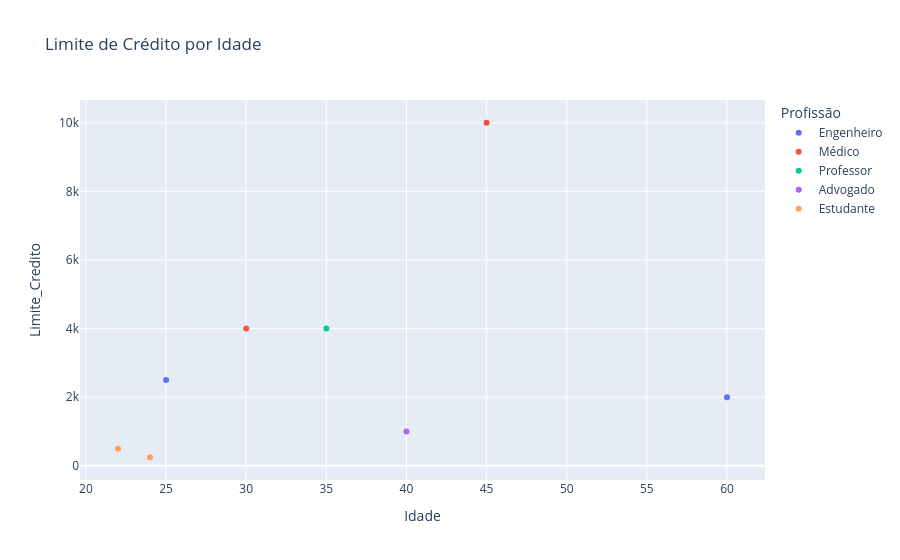

The notebook cell saved with this chart:
### Markdown cell above
Depois quis verificar a importancia do historico de inadimplência e do imovel proprio para o limite, como ja era esperado ter um imóvel proprio afeta bastante no limite de credito, além que os que estão em inadimplência estão com o limite muito abaixo.

### Code cell
# Grafico de dispersão para entender idade e limite de credito
fig = px.scatter(df, x='Idade', y='Limite_Credito', color='Profissão', title='Limite de Crédito por Idade')
fig.show()

### Figure 1 — Plotly figure (JSON) as saved in the notebook; plotly's stock layout.template omitted (floating-point values rounded to 4 significant figures)
{"data": [{"hovertemplate": "Profissão=Engenheiro<br>Idade=%{x}<br>Limite_Credito=%{y}<extra></extra>", "legendgroup": "Engenheiro", "marker": {"color": "#636efa", "symbol": "circle"}, "mode": "markers", "name": "Engenheiro", "orientation": "v", "showlegend": true, "type": "scatter", "x": [25, 60], "xaxis": "x", "y": [2500, 2000], "yaxis": "y"}, {"hovertemplate": "Profissão=Médico<br>Idade=%{x}<br>Limite_Credito=%{y}<extra></extra>", "legendgroup": "Médico", "marker": {"color": "#EF553B", "symbol": "circle"}, "mode": "markers", "name": "Médico", "orientation": "v", "showlegend": true, "type": "scatter", "x": [30, 45], "xaxis": "x", "y": [4000, 10000], "yaxis": "y"}, {"hovertemplate": "Profissão=Professor<br>Idade=%{x}<br>Limite_Credito=%{y}<extra></extra>", "legendgroup": "Professor", "marker": {"color": "#00cc96", "symbol": "circle"}, "mode": "markers", "name": "Professor", "orientation": "v", "showlegend": true, "type": "scatter", "x": [35], "xaxis": "x", "y": [4000], "yaxis": "y"}, {"hovertemplate": "Profissão=Advogado<br>Idade=%{x}<br>Limite_Credito=%{y}<extra></extra>", "legendgroup": "Advogado", "marker": {"color": "#ab63fa", "symbol": "circle"}, "mode": "markers", "name": "Advogado", "orientation": "v", "showlegend": true, "type": "scatter", "x": [40], "xaxis": "x", "y": [1000], "yaxis": "y"}, {"hovertemplate": "Profissão=Estudante<br>Idade=%{x}<br>Limite_Credito=%{y}<extra></extra>", "legendgroup": "Estudante", "marker": {"color": "#FFA15A", "symbol": "circle"}, "mode": "markers", "name": "Estudante", "orientation": "v", "showlegend": true, "type": "scatter", "x": [22, 24], "xaxis": "x", "y": [500, 250], "yaxis": "y"}], "layout": {"legend": {"title": {"text": "Profissão"}, "tracegroupgap": 0}, "title": {"text": "Limite de Crédito por Idade"}, "xaxis": {"anchor": "y", "domain": [0, 1], "title": {"text": "Idade"}}, "yaxis": {"anchor": "x", "domain": [0, 1], "title": {"text": "Limite_Credito"}}}}
